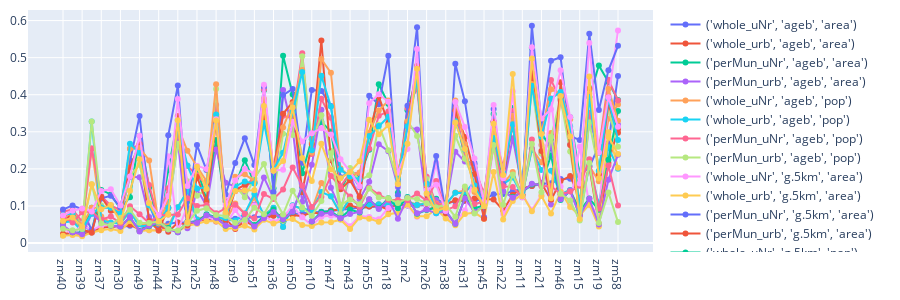
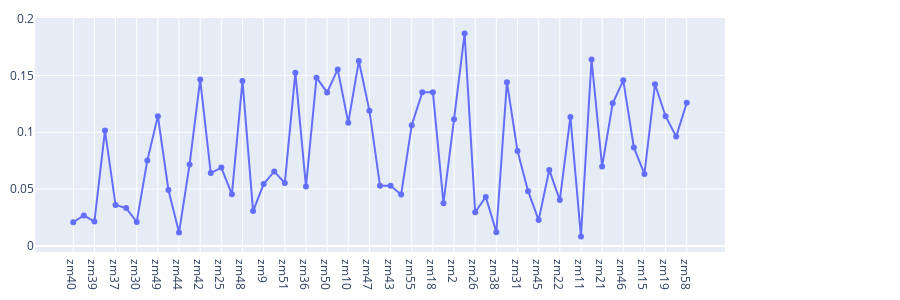

These figures' notebook cell, in order:
### Code cell
sort_col = ud_helper.zms_sort_cols[3]
comp_coef = comp_coef.loc[zms.sort_values(sort_col).index]
sort_col = comp_coef.columns[0]
comp_coef=comp_coef.sort_values(sort_col)
print(sort_col)

draw_scatter(comp_coef, height=300)
draw_scatter(comp_coef.std(axis=1).to_frame(), height=300, margin_r=175)
